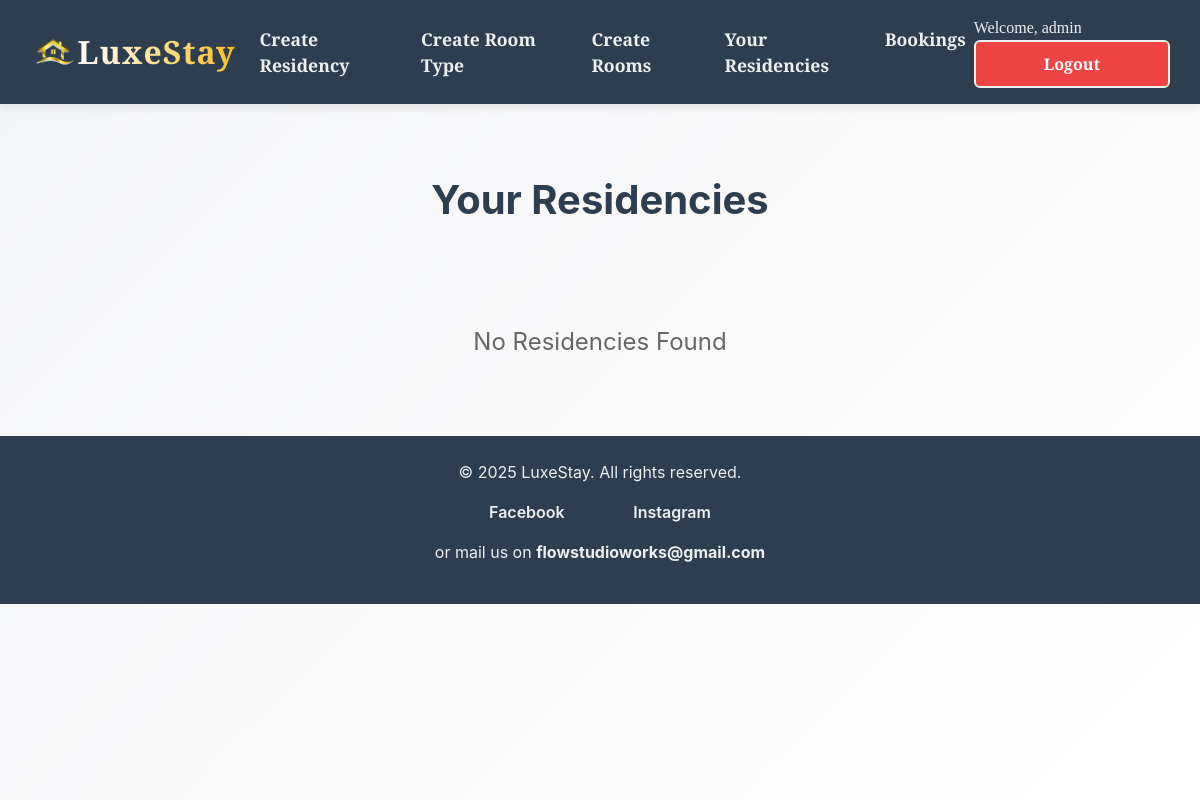
Before: /working/all-residency-Byresidency/ (signed in) with the older database file.
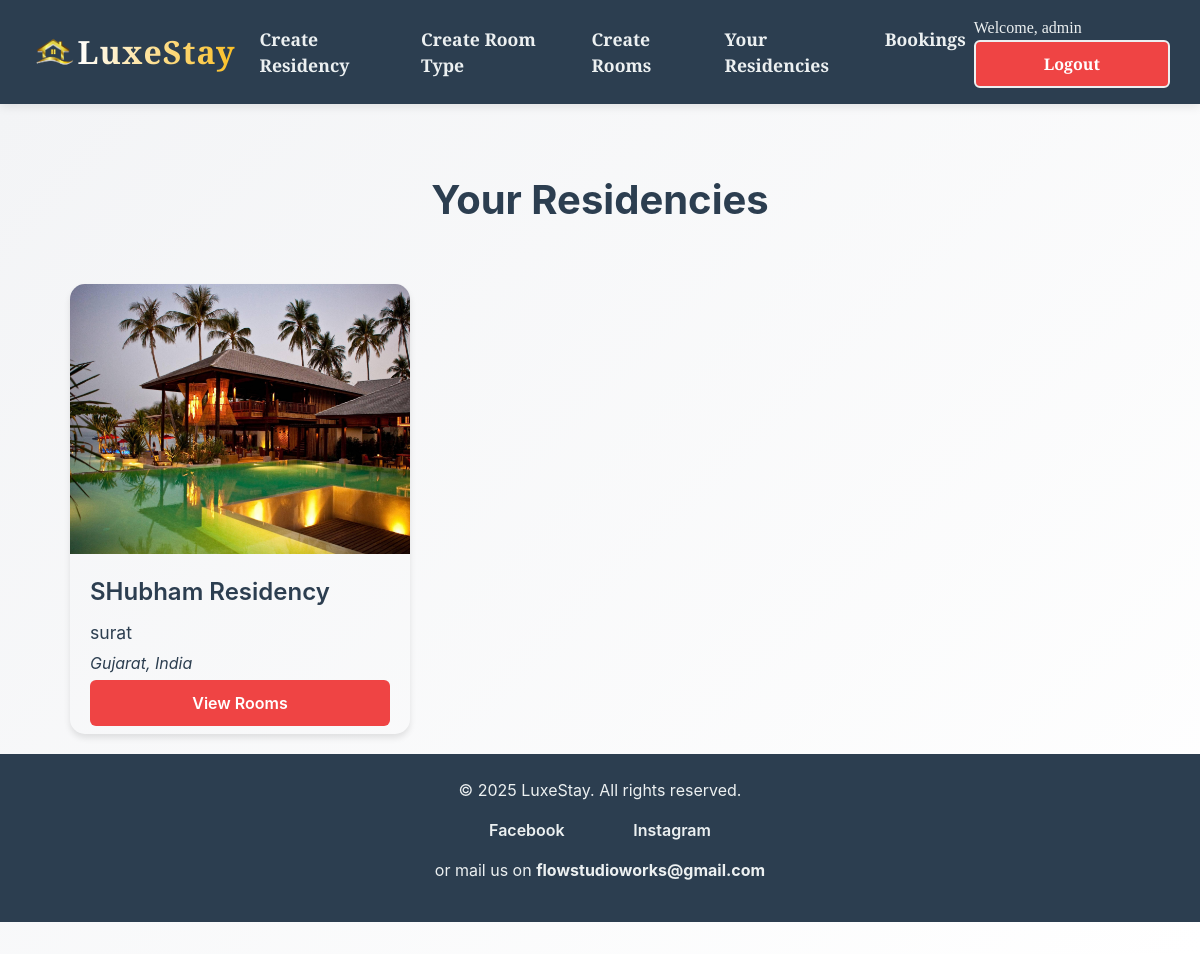
After: the same page with the newer database file.
### working/models.py (models this page shows, shortened)
class Residency(models.Model):
    name=models.CharField(max_length=30,null=False,blank=False)
    logo=models.ImageField(upload_to="images/residency/logo")
    area = models.CharField(max_length=50,default="",null=False)
    city = models.CharField(max_length=50,default="",null=False)
    state = models.CharField(max_length=50,choices=STATE_CHOICES,default="Maharashtra",null=False)
    country = models.CharField(max_length=50,default="",null=False)
    created_by=models.ForeignKey(Guest,on_delete=models.CASCADE)
    manage_name=models.CharField(max_length=40,null=False,blank=False)
    contact_no=models.CharField(max_length=10,null=False,blank=False)
    class Meta:
        unique_together=("name","area")

### working/views.py (the view)
# urls.py: path('all-residency-Byresidency/',views.residency_list_view,name="all_residency"),
@login_required
def residency_list_view(request):
    if request.user.is_staff==False:
        return render(request,'unauthorize.html')
    resi=Residency.objects.filter(created_by=request.user.id)
    context={
        "resi":resi
    }
    return render(request,"working/yourresidency.html",context)

### working/templates/working/yourresidency.html (shortened to what this page needs)
{% extends 'hotel.html' %}
{% block content %}
<h1 class="page-title">Your Residencies </h1>
<div class="container">
    {% for res in resi %}
    <div class="main">
        {% if res.logo %}
        <div class="imgdiv">
            <img class="img" src="{{ res.logo.url }}" alt="{{ res.name }} Logo">
        </div>
        {% endif %}
        <div class="info">
            <div>
                <p class="name">{{ res.name }}</p>
                <p class="loc">{{ res.city }}</p>
                <p class="coun">{{ res.state }}, {{ res.country }}</p>
            </div>
            <div class="button-group">
                <a class="btn" href="/working/rooms/{{res.id}}">View Rooms</a>
            </div>
        </div>
    </div>
    {% empty %}
    <div class="empty">
        <p>No Residencies Found</p>
    </div>
    {% endfor %}
</div>
{% endblock %}

Changed rows visible on the page:
added Residency: logo (picture), name "SHubham Residency", city "surat", state "Gujarat", country "India"
Other visible differences:
text no longer shown: "No Residencies Found"
